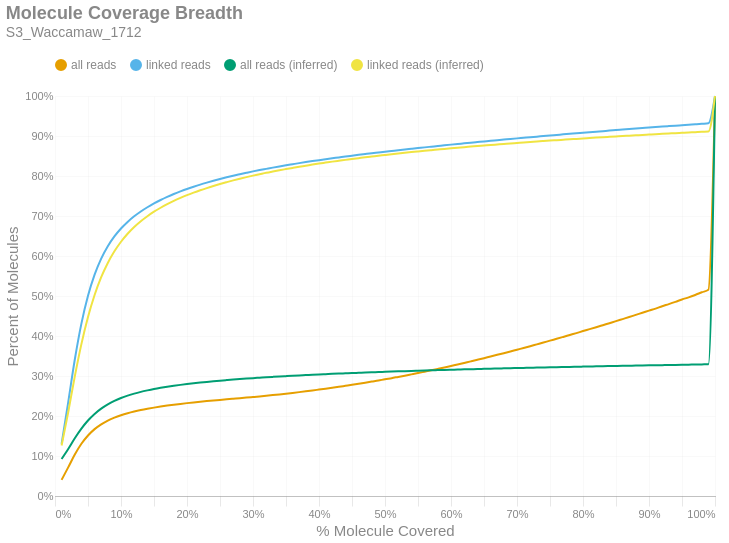

Here is the notebook cell this chart was saved with:
### Markdown cell above
### Molecule Read Coverage
This chart shows molecule coverage breadth as computed by the number of bases aligned to that molecule. In other words, "*how much of each unique long molecule is actually sequenced/aligned?*" Keep in mind there is a distinction between sequences and alignments, since some sequences belonging to a particular molecule may not align well and wouldn't appear in the alignment data. This chart also shows molecule coverage breadth as computed by the *inferred fragment* from which the aligned sequences originate. Unlike read coverage, this calculation takes into account the total insert size, including unsequenced gaps between the forward and reverse reads. Like the previous figures, these are cumulative percents.

### Code cell
if SKIPLR:
    print_html(f"Skipped")
else:
    binned_df = consolidated_hist(valids['coverage_bp'], mask, 0.01, True)
    binned_df_inf = consolidated_hist(valids['coverage_inserts'], mask, 0.01, True)
    binned_df = binned_df.with_columns(pl.lit(binned_df_inf['all reads (cumsum)']).alias('all reads (inferred)'))
    binned_df = binned_df.with_columns(pl.lit(binned_df_inf['linked reads (cumsum)']).alias('linked reads (inferred)'))
    binned_df = binned_df.with_columns(
        (pl.col('bin').cast(pl.Float64) + 0.01).alias('right_edge')
    )

    with SafeRender(binned_df):
        (
            density_plot(binned_df, 'Molecule Coverage Breadth', samplename, 'molcov', ['all reads (inferred)','linked reads (inferred)'])
            .encode(
                #x=alt.X('bin:Q', title="% Molecule Covered").axis(format = '%').scale(padding=0),
                x=alt.X('right_edge:Q', title="% Molecule Covered").axis(format='%').scale(padding=0),
                y=alt.Y('value:Q', title='Percent of Molecules')
                    .axis(format='%')
                    .stack(False)
                    .scale(domainMin=0, padding=0),
                color=alt.Color("key:N").scale(domain = ["all reads", "linked reads", "all reads (inferred)", "linked reads (inferred)"]),
                tooltip = [
                    alt.Tooltip("key:N", title = "Data Type"),
                    alt.Tooltip("range_label:N", title="% Molecule Covered"),
                    alt.Tooltip("value:Q", format = ".2%", title="% Molecules")
                ]
            )
        ).display()

### Figure 1 — Vega-Lite specification as saved in the notebook (floating-point values rounded to 4 significant figures)
{"width": "container", "height": 400, "config": {"title": {"anchor": "start", "dy": -15, "fontSize": 18, "color": "#888888", "subtitleColor": "#888888", "subtitleFontSize": 14}, "arc": {"fill": "#0072B2"}, "axis": {"domainColor": "#888888", "domainWidth": 0.5, "gridWidth": 0.2, "grid": false, "titleFontWeight": 400, "titleFontSize": 15, "labelFontSize": 11, "labelColor": "#888888", "tickColor": "#888888", "tickWidth": 0.2, "titleColor": "#888888"}, "axisBand": {"grid": false}, "axisX": {"grid": true, "tickSize": 10, "domainCap": "round"}, "axisY": {"domain": false, "grid": true, "tickSize": 0, "domainCap": "round"}, "background": "transparent", "header": {"labelFontSize": 15, "labelColor": "#888888", "titleFontSize": 15, "titleFontWeight": 600, "titleColor": "#888888"}, "legend": {"labelFont": "sans-serif", "labelFontSize": 12, "labelColor": "#888888", "symbolSize": 100, "symbolType": "circle", "titleFontSize": 12, "titlePadding": 10, "titleColor": "#888888", "title": null, "orient": "top"}, "range": {"category": ["#E69F00", "#56B4E9", "#009E73", "#F0E442", "#0072B2", "#D55E00", "#CC79A7", "#000000"], "diverging": ["#cfe8f3", "#a2d4ec", "#73bfe2", "#46abdb", "#1696d2", "#12719e"]}, "area": {"fill": "#0072B2", "fillOpacity": 0.7, "line": true, "strokeOpacity": 0.7}, "line": {"color": "#0072B2", "stroke": "#0072B2", "strokeWidth": 2}, "trail": {"color": "#0072B2", "stroke": "#0072B2", "strokeWidth": 0, "size": 1}, "point": {"filled": true, "fillOpacity": 1.0, "size": 95}, "text": {"color": "#888888", "fontSize": 11, "align": "right", "fontWeight": 400, "size": 11}, "bar": {"fill": "#0072B2", "stroke": null}, "view": {"stroke": null, "continuousWidth": 660, "continuousHeight": 400}}, "data": {"name": "data-d40dea309456361cb1f6ba3daa8571d0"}, "mark": {"type": "line", "interpolate": "monotone", "point": {"opacity": 0, "size": 275}}, "encoding": {"color": {"field": "key", "scale": {"domain": ["all reads", "linked reads", "all reads (inferred)", "linked reads (inferred)"]}, "type": "nominal"}, "tooltip": [{"field": "key", "title": "Data Type", "type": "nominal"}, {"field": "range_label", "title": "% Molecule Covered", "type": "nominal"}, {"field": "value", "format": ".2%", "title": "% Molecules", "type": "quantitative"}], "x": {"axis": {"format": "%"}, "field": "right_edge", "scale": {"padding": 0}, "title": "% Molecule Covered", "type": "quantitative"}, "y": {"axis": {"format": "%"}, "field": "value", "scale": {"domainMin": 0, "padding": 0}, "stack": false, "title": "Percent of Molecules", "type": "quantitative"}}, "params": [{"name": "param_c36ac31b6afebe62", "select": {"type": "point", "fields": ["key"]}, "bind": "legend"}], "title": {"text": "Molecule Coverage Breadth", "subtitle": "S3_Waccamaw_1712"}, "transform": [{"fold": ["all reads (cumsum)", "linked reads (cumsum)", "all reads (inferred)", "linked reads (inferred)"]}, {"calculate": "replace(datum.key, ' (cumsum)', '')", "as": "key"}, {"filter": {"param": "param_c36ac31b6afebe62"}}], "usermeta": {"embedOptions": {"downloadFileName": "S3_Waccamaw_1712.molcov"}}, "$schema": "https://vega.github.io/schema/vega-lite/v6.1.0.json", "datasets": {"data-d40dea309456361cb1f6ba3daa8571d0": [{"bin": "0.0", "interval": "0.0-0.01", "all reads": 0.04034, "linked reads": 0.1302, "all reads (cumsum)": 0.04034, "linked reads (cumsum)": 0.1302, "range_label": "0.0-0.01", "all reads (inferred)": 0.09246, "linked reads (inferred)": 0.1263, "right_edge": 0.01}, {"bin": "0.01", "interval": "0.01-0.02", "all reads": 0.03129, "linked reads": 0.1039, "all reads (cumsum)": 0.07163, "linked reads (cumsum)": 0.2342, "range_label": "0.01-0.02", "all reads (inferred)": 0.1175, "linked reads (inferred)": 0.2093, "right_edge": 0.02}, {"bin": "0.02", "interval": "0.02-0.03", "all reads": 0.03206, "linked reads": 0.107, "all reads (cumsum)": 0.1037, "linked reads (cumsum)": 0.3412, "range_label": "0.02-0.03", "all reads (inferred)": 0.1444, "linked reads (inferred)": 0.2991, "right_edge": 0.03}, {"bin": "0.03", "interval": "0.03-0.04", "all reads": 0.02686, "linked reads": 0.08977, "all reads (cumsum)": 0.1306, "linked reads (cumsum)": 0.4309, "range_label": "0.03-0.04", "all reads (inferred)": 0.1684, "linked reads (inferred)": 0.3797, "right_edge": 0.04}, {"bin": "0.04", "interval": "0.04-0.05", "all reads": 0.02079, "linked reads": 0.06946, "all reads (cumsum)": 0.1513, "linked reads (cumsum)": 0.5004, "range_label": "0.04-0.05", "all reads (inferred)": 0.1887, "linked reads (inferred)": 0.4477, "right_edge": 0.05}, {"bin": "0.05", "interval": "0.05-0.06", "all reads": 0.01587, "linked reads": 0.05291, "all reads (cumsum)": 0.1672, "linked reads (cumsum)": 0.5533, "range_label": "0.05-0.06", "all reads (inferred)": 0.2052, "linked reads (inferred)": 0.5026, "right_edge": 0.06}, {"bin": "0.06", "interval": "0.06-0.07", "all reads": 0.01206, "linked reads": 0.04018, "all reads (cumsum)": 0.1793, "linked reads (cumsum)": 0.5935, "range_label": "0.06-0.07", "all reads (inferred)": 0.2184, "linked reads (inferred)": 0.5469, "right_edge": 0.07}, {"bin": "0.07", "interval": "0.07-0.08", "all reads": 0.009307, "linked reads": 0.03095, "all reads (cumsum)": 0.1886, "linked reads (cumsum)": 0.6244, "range_label": "0.07-0.08", "all reads (inferred)": 0.2291, "linked reads (inferred)": 0.5826, "right_edge": 0.08}, {"bin": "0.08", "interval": "0.08-0.09", "all reads": 0.007381, "linked reads": 0.02452, "all reads (cumsum)": 0.196, "linked reads (cumsum)": 0.6489, "range_label": "0.08-0.09", "all reads (inferred)": 0.2378, "linked reads (inferred)": 0.6117, "right_edge": 0.09}, {"bin": "0.09", "interval": "0.09-0.1", "all reads": 0.005986, "linked reads": 0.01984, "all reads (cumsum)": 0.2019, "linked reads (cumsum)": 0.6688, "range_label": "0.09-0.1", "all reads (inferred)": 0.2449, "linked reads (inferred)": 0.6356, "right_edge": 0.1}, {"bin": "0.1", "interval": "0.1-0.11", "all reads": 0.004987, "linked reads": 0.01645, "all reads (cumsum)": 0.2069, "linked reads (cumsum)": 0.6852, "range_label": "0.1-0.11", "all reads (inferred)": 0.2509, "linked reads (inferred)": 0.6556, "right_edge": 0.11}, {"bin": "0.11", "interval": "0.11-0.12", "all reads": 0.00423, "linked reads": 0.01393, "all reads (cumsum)": 0.2112, "linked reads (cumsum)": 0.6992, "range_label": "0.11-0.12", "all reads (inferred)": 0.256, "linked reads (inferred)": 0.6727, "right_edge": 0.12}, {"bin": "0.12", "interval": "0.12-0.13", "all reads": 0.003666, "linked reads": 0.01208, "all reads (cumsum)": 0.2148, "linked reads (cumsum)": 0.7113, "range_label": "0.12-0.13", "all reads (inferred)": 0.2603, "linked reads (inferred)": 0.6871, "right_edge": 0.13}, {"bin": "0.13", "interval": "0.13-0.14", "all reads": 0.003225, "linked reads": 0.01059, "all reads (cumsum)": 0.2181, "linked reads (cumsum)": 0.7219, "range_label": "0.13-0.14", "all reads (inferred)": 0.2641, "linked reads (inferred)": 0.6995, "right_edge": 0.14}, {"bin": "0.14", "interval": "0.14-0.15", "all reads": 0.002924, "linked reads": 0.009566, "all reads (cumsum)": 0.221, "linked reads (cumsum)": 0.7314, "range_label": "0.14-0.15", "all reads (inferred)": 0.2674, "linked reads (inferred)": 0.7107, "right_edge": 0.15}, {"bin": "0.15", "interval": "0.15-0.16", "all reads": 0.002632, "linked reads": 0.008591, "all reads (cumsum)": 0.2236, "linked reads (cumsum)": 0.74, "range_label": "0.15-0.16", "all reads (inferred)": 0.2704, "linked reads (inferred)": 0.7206, "right_edge": 0.16}, {"bin": "0.16", "interval": "0.16-0.17", "all reads": 0.002403, "linked reads": 0.007788, "all reads (cumsum)": 0.226, "linked reads (cumsum)": 0.7478, "range_label": "0.16-0.17", "all reads (inferred)": 0.2731, "linked reads (inferred)": 0.7296, "right_edge": 0.17}, {"bin": "0.17", "interval": "0.17-0.18", "all reads": 0.002223, "linked reads": 0.007165, "all reads (cumsum)": 0.2282, "linked reads (cumsum)": 0.755, "range_label": "0.17-0.18", "all reads (inferred)": 0.2756, "linked reads (inferred)": 0.7377, "right_edge": 0.18}, {"bin": "0.18", "interval": "0.18-0.19", "all reads": 0.002039, "linked reads": 0.006531, "all reads (cumsum)": 0.2303, "linked reads (cumsum)": 0.7615, "range_label": "0.18-0.19", "all reads (inferred)": 0.2778, "linked reads (inferred)": 0.7451, "right_edge": 0.19}, {"bin": "0.19", "interval": "0.19-0.2", "all reads": 0.001929, "linked reads": 0.006133, "all reads (cumsum)": 0.2322, "linked reads (cumsum)": 0.7676, "range_label": "0.19-0.2", "all reads (inferred)": 0.2799, "linked reads (inferred)": 0.752, "right_edge": 0.2}, {"bin": "0.2", "interval": "0.2-0.21", "all reads": 0.001775, "linked reads": 0.005596, "all reads (cumsum)": 0.234, "linked reads (cumsum)": 0.7732, "range_label": "0.2-0.21", "all reads (inferred)": 0.2818, "linked reads (inferred)": 0.7583, "right_edge": 0.21}, {"bin": "0.21", "interval": "0.21-0.22", "all reads": 0.001695, "linked reads": 0.005291, "all reads (cumsum)": 0.2357, "linked reads (cumsum)": 0.7785, "range_label": "0.21-0.22", "all reads (inferred)": 0.2836, "linked reads (inferred)": 0.7642, "right_edge": 0.22}, {"bin": "0.22", "interval": "0.22-0.23", "all reads": 0.001604, "linked reads": 0.004946, "all reads (cumsum)": 0.2373, "linked reads (cumsum)": 0.7835, "range_label": "0.22-0.23", "all reads (inferred)": 0.2852, "linked reads (inferred)": 0.7698, "right_edge": 0.23}, {"bin": "0.23", "interval": "0.23-0.24", "all reads": 0.00154, "linked reads": 0.004705, "all reads (cumsum)": 0.2388, "linked reads (cumsum)": 0.7882, "range_label": "0.23-0.24", "all reads (inferred)": 0.2868, "linked reads (inferred)": 0.775, "right_edge": 0.24}, {"bin": "0.24", "interval": "0.24-0.25", "all reads": 0.001473, "linked reads": 0.004416, "all reads (cumsum)": 0.2403, "linked reads (cumsum)": 0.7926, "range_label": "0.24-0.25", "all reads (inferred)": 0.2883, "linked reads (inferred)": 0.7799, "right_edge": 0.25}, {"bin": "0.25", "interval": "0.25-0.26", "all reads": 0.001432, "linked reads": 0.004201, "all reads (cumsum)": 0.2417, "linked reads (cumsum)": 0.7968, "range_label": "0.25-0.26", "all reads (inferred)": 0.2897, "linked reads (inferred)": 0.7846, "right_edge": 0.26}, {"bin": "0.26", "interval": "0.26-0.27", "all reads": 0.001399, "linked reads": 0.003969, "all reads (cumsum)": 0.2431, "linked reads (cumsum)": 0.8007, "range_label": "0.26-0.27", "all reads (inferred)": 0.2911, "linked reads (inferred)": 0.789, "right_edge": 0.27}, {"bin": "0.27", "interval": "0.27-0.28", "all reads": 0.001388, "linked reads": 0.003672, "all reads (cumsum)": 0.2445, "linked reads (cumsum)": 0.8044, "range_label": "0.27-0.28", "all reads (inferred)": 0.2923, "linked reads (inferred)": 0.7932, "right_edge": 0.28}, {"bin": "0.28", "interval": "0.28-0.29", "all reads": 0.001447, "linked reads": 0.003595, "all reads (cumsum)": 0.246, "linked reads (cumsum)": 0.808, "range_label": "0.28-0.29", "all reads (inferred)": 0.2935, "linked reads (inferred)": 0.7972, "right_edge": 0.29}, {"bin": "0.29", "interval": "0.29-0.3", "all reads": 0.001527, "linked reads": 0.003499, "all reads (cumsum)": 0.2475, "linked reads (cumsum)": 0.8115, "range_label": "0.29-0.3", "all reads (inferred)": 0.2947, "linked reads (inferred)": 0.8009, "right_edge": 0.3}, {"bin": "0.3", "interval": "0.3-0.31", "all reads": 0.001541, "linked reads": 0.003275, "all reads (cumsum)": 0.249, "linked reads (cumsum)": 0.8148, "range_label": "0.3-0.31", "all reads (inferred)": 0.2957, "linked reads (inferred)": 0.8045, "right_edge": 0.31}, {"bin": "0.31", "interval": "0.31-0.32", "all reads": 0.001588, "linked reads": 0.003064, "all reads (cumsum)": 0.2506, "linked reads (cumsum)": 0.8179, "range_label": "0.31-0.32", "all reads (inferred)": 0.2968, "linked reads (inferred)": 0.808, "right_edge": 0.32}, {"bin": "0.32", "interval": "0.32-0.33", "all reads": 0.001681, "linked reads": 0.003057, "all reads (cumsum)": 0.2523, "linked reads (cumsum)": 0.8209, "range_label": "0.32-0.33", "all reads (inferred)": 0.2978, "linked reads (inferred)": 0.8113, "right_edge": 0.33}, {"bin": "0.33", "interval": "0.33-0.34", "all reads": 0.001752, "linked reads": 0.00296, "all reads (cumsum)": 0.254, "linked reads (cumsum)": 0.8239, "range_label": "0.33-0.34", "all reads (inferred)": 0.2988, "linked reads (inferred)": 0.8144, "right_edge": 0.34}, {"bin": "0.34", "interval": "0.34-0.35", "all reads": 0.001815, "linked reads": 0.002831, "all reads (cumsum)": 0.2559, "linked reads (cumsum)": 0.8267, "range_label": "0.34-0.35", "all reads (inferred)": 0.2997, "linked reads (inferred)": 0.8173, "right_edge": 0.35}, {"bin": "0.35", "interval": "0.35-0.36", "all reads": 0.001866, "linked reads": 0.002738, "all reads (cumsum)": 0.2577, "linked reads (cumsum)": 0.8294, "range_label": "0.35-0.36", "all reads (inferred)": 0.3005, "linked reads (inferred)": 0.8202, "right_edge": 0.36}, {"bin": "0.36", "interval": "0.36-0.37", "all reads": 0.001967, "linked reads": 0.002733, "all reads (cumsum)": 0.2597, "linked reads (cumsum)": 0.8322, "range_label": "0.36-0.37", "all reads (inferred)": 0.3014, "linked reads (inferred)": 0.823, "right_edge": 0.37}, {"bin": "0.37", "interval": "0.37-0.38", "all reads": 0.002032, "linked reads": 0.002582, "all reads (cumsum)": 0.2617, "linked reads (cumsum)": 0.8348, "range_label": "0.37-0.38", "all reads (inferred)": 0.3022, "linked reads (inferred)": 0.8257, "right_edge": 0.38}, {"bin": "0.38", "interval": "0.38-0.39", "all reads": 0.002107, "linked reads": 0.002489, "all reads (cumsum)": 0.2638, "linked reads (cumsum)": 0.8372, "range_label": "0.38-0.39", "all reads (inferred)": 0.3031, "linked reads (inferred)": 0.8285, "right_edge": 0.39}, {"bin": "0.39", "interval": "0.39-0.4", "all reads": 0.0022, "linked reads": 0.002414, "all reads (cumsum)": 0.266, "linked reads (cumsum)": 0.8397, "range_label": "0.39-0.4", "all reads (inferred)": 0.3039, "linked reads (inferred)": 0.8311, "right_edge": 0.4}, {"bin": "0.4", "interval": "0.4-0.41", "all reads": 0.002201, "linked reads": 0.002318, "all reads (cumsum)": 0.2682, "linked reads (cumsum)": 0.842, "range_label": "0.4-0.41", "all reads (inferred)": 0.3046, "linked reads (inferred)": 0.8335, "right_edge": 0.41}, {"bin": "0.41", "interval": "0.41-0.42", "all reads": 0.002296, "linked reads": 0.002272, "all reads (cumsum)": 0.2705, "linked reads (cumsum)": 0.8442, "range_label": "0.41-0.42", "all reads (inferred)": 0.3053, "linked reads (inferred)": 0.8359, "right_edge": 0.42}, {"bin": "0.42", "interval": "0.42-0.43", "all reads": 0.002415, "linked reads": 0.002204, "all reads (cumsum)": 0.2729, "linked reads (cumsum)": 0.8465, "range_label": "0.42-0.43", "all reads (inferred)": 0.306, "linked reads (inferred)": 0.8382, "right_edge": 0.43}, {"bin": "0.43", "interval": "0.43-0.44", "all reads": 0.002508, "linked reads": 0.002261, "all reads (cumsum)": 0.2755, "linked reads (cumsum)": 0.8487, "range_label": "0.43-0.44", "all reads (inferred)": 0.3067, "linked reads (inferred)": 0.8403, "right_edge": 0.44}, {"bin": "0.44", "interval": "0.44-0.45", "all reads": 0.002509, "linked reads": 0.002109, "all reads (cumsum)": 0.278, "linked reads (cumsum)": 0.8508, "range_label": "0.44-0.45", "all reads (inferred)": 0.3074, "linked reads (inferred)": 0.8425, "right_edge": 0.45}, {"bin": "0.45", "interval": "0.45-0.46", "all reads": 0.002609, "linked reads": 0.002085, "all reads (cumsum)": 0.2806, "linked reads (cumsum)": 0.8529, "range_label": "0.45-0.46", "all reads (inferred)": 0.308, "linked reads (inferred)": 0.8446, "right_edge": 0.46}, {"bin": "0.46", "interval": "0.46-0.47", "all reads": 0.002633, "linked reads": 0.00198, "all reads (cumsum)": 0.2832, "linked reads (cumsum)": 0.8549, "range_label": "0.46-0.47", "all reads (inferred)": 0.3087, "linked reads (inferred)": 0.8467, "right_edge": 0.47}, {"bin": "0.47", "interval": "0.47-0.48", "all reads": 0.002791, "linked reads": 0.001971, "all reads (cumsum)": 0.286, "linked reads (cumsum)": 0.8569, "range_label": "0.47-0.48", "all reads (inferred)": 0.3093, "linked reads (inferred)": 0.8486, "right_edge": 0.48}, {"bin": "0.48", "interval": "0.48-0.49", "all reads": 0.002754, "linked reads": 0.001935, "all reads (cumsum)": 0.2887, "linked reads (cumsum)": 0.8588, "range_label": "0.48-0.49", "all reads (inferred)": 0.3098, "linked reads (inferred)": 0.8505, "right_edge": 0.49}, {"bin": "0.49", "interval": "0.49-0.5", "all reads": 0.003126, "linked reads": 0.001948, "all reads (cumsum)": 0.2919, "linked reads (cumsum)": 0.8607, "range_label": "0.49-0.5", "all reads (inferred)": 0.3104, "linked reads (inferred)": 0.8525, "right_edge": 0.5}, {"bin": "0.5", "interval": "0.5-0.51", "all reads": 0.002767, "linked reads": 0.001857, "all reads (cumsum)": 0.2946, "linked reads (cumsum)": 0.8626, "range_label": "0.5-0.51", "all reads (inferred)": 0.311, "linked reads (inferred)": 0.8544, "right_edge": 0.51}, {"bin": "0.51", "interval": "0.51-0.52", "all reads": 0.003122, "linked reads": 0.001873, "all reads (cumsum)": 0.2978, "linked reads (cumsum)": 0.8645, "range_label": "0.51-0.52", "all reads (inferred)": 0.3116, "linked reads (inferred)": 0.8562, "right_edge": 0.52}, {"bin": "0.52", "interval": "0.52-0.53", "all reads": 0.003087, "linked reads": 0.001799, "all reads (cumsum)": 0.3008, "linked reads (cumsum)": 0.8663, "range_label": "0.52-0.53", "all reads (inferred)": 0.3122, "linked reads (inferred)": 0.858, "right_edge": 0.53}, {"bin": "0.53", "interval": "0.53-0.54", "all reads": 0.003236, "linked reads": 0.001753, "all reads (cumsum)": 0.3041, "linked reads (cumsum)": 0.868, "range_label": "0.53-0.54", "all reads (inferred)": 0.3127, "linked reads (inferred)": 0.8597, "right_edge": 0.54}, {"bin": "0.54", "interval": "0.54-0.55", "all reads": 0.003261, "linked reads": 0.001765, "all reads (cumsum)": 0.3073, "linked reads (cumsum)": 0.8698, "range_label": "0.54-0.55", "all reads (inferred)": 0.3132, "linked reads (inferred)": 0.8614, "right_edge": 0.55}, {"bin": "0.55", "interval": "0.55-0.56", "all reads": 0.003422, "linked reads": 0.001788, "all reads (cumsum)": 0.3108, "linked reads (cumsum)": 0.8716, "range_label": "0.55-0.56", "all reads (inferred)": 0.3137, "linked reads (inferred)": 0.863, "right_edge": 0.56}, {"bin": "0.56", "interval": "0.56-0.57", "all reads": 0.003434, "linked reads": 0.00172, "all reads (cumsum)": 0.3142, "linked reads (cumsum)": 0.8733, "range_label": "0.56-0.57", "all reads (inferred)": 0.3142, "linked reads (inferred)": 0.8646, "right_edge": 0.57}, {"bin": "0.57", "interval": "0.57-0.58", "all reads": 0.003522, "linked reads": 0.001714, "all reads (cumsum)": 0.3177, "linked reads (cumsum)": 0.875, "range_label": "0.57-0.58", "all reads (inferred)": 0.3147, "linked reads (inferred)": 0.8662, "right_edge": 0.58}, {"bin": "0.58", "interval": "0.58-0.59", "all reads": 0.003603, "linked reads": 0.001728, "all reads (cumsum)": 0.3213, "linked reads (cumsum)": 0.8767, "range_label": "0.58-0.59", "all reads (inferred)": 0.3152, "linked reads (inferred)": 0.8678, "right_edge": 0.59}, {"bin": "0.59", "interval": "0.59-0.6", "all reads": 0.003791, "linked reads": 0.001704, "all reads (cumsum)": 0.3251, "linked reads (cumsum)": 0.8784, "range_label": "0.59-0.6", "all reads (inferred)": 0.3157, "linked reads (inferred)": 0.8692, "right_edge": 0.6}, {"bin": "0.6", "interval": "0.6-0.61", "all reads": 0.003646, "linked reads": 0.001654, "all reads (cumsum)": 0.3288, "linked reads (cumsum)": 0.8801, "range_label": "0.6-0.61", "all reads (inferred)": 0.3161, "linked reads (inferred)": 0.8706, "right_edge": 0.61}, {"bin": "0.61", "interval": "0.61-0.62", "all reads": 0.003912, "linked reads": 0.001596, "all reads (cumsum)": 0.3327, "linked reads (cumsum)": 0.8817, "range_label": "0.61-0.62", "all reads (inferred)": 0.3166, "linked reads (inferred)": 0.8721, "right_edge": 0.62}, {"bin": "0.62", "interval": "0.62-0.63", "all reads": 0.003891, "linked reads": 0.001639, "all reads (cumsum)": 0.3366, "linked reads (cumsum)": 0.8833, "range_label": "0.62-0.63", "all reads (inferred)": 0.317, "linked reads (inferred)": 0.8735, "right_edge": 0.63}, {"bin": "0.63", "interval": "0.63-0.64", "all reads": 0.003935, "linked reads": 0.00158, "all reads (cumsum)": 0.3405, "linked reads (cumsum)": 0.8849, "range_label": "0.63-0.64", "all reads (inferred)": 0.3174, "linked reads (inferred)": 0.8748, "right_edge": 0.64}, {"bin": "0.64", "interval": "0.64-0.65", "all reads": 0.004036, "linked reads": 0.001574, "all reads (cumsum)": 0.3445, "linked reads (cumsum)": 0.8865, "range_label": "0.64-0.65", "all reads (inferred)": 0.3179, "linked reads (inferred)": 0.8762, "right_edge": 0.65}, {"bin": "0.65", "interval": "0.65-0.66", "all reads": 0.004302, "linked reads": 0.00163, "all reads (cumsum)": 0.3488, "linked reads (cumsum)": 0.8881, "range_label": "0.65-0.66", "all reads (inferred)": 0.3183, "linked reads (inferred)": 0.8775, "right_edge": 0.66}, {"bin": "0.66", "interval": "0.66-0.67", "all reads": 0.004078, "linked reads": 0.001426, "all reads (cumsum)": 0.3529, "linked reads (cumsum)": 0.8895, "range_label": "0.66-0.67", "all reads (inferred)": 0.3187, "linked reads (inferred)": 0.8788, "right_edge": 0.67}, {"bin": "0.67", "interval": "0.67-0.68", "all reads": 0.004175, "linked reads": 0.001505, "all reads (cumsum)": 0.3571, "linked reads (cumsum)": 0.891, "range_label": "0.67-0.68", "all reads (inferred)": 0.3191, "linked reads (inferred)": 0.8801, "right_edge": 0.68}, {"bin": "0.68", "interval": "0.68-0.69", "all reads": 0.004261, "linked reads": 0.001518, "all reads (cumsum)": 0.3614, "linked reads (cumsum)": 0.8926, "range_label": "0.68-0.69", "all reads (inferred)": 0.3195, "linked reads (inferred)": 0.8813, "right_edge": 0.69}, {"bin": "0.69", "interval": "0.69-0.7", "all reads": 0.004408, "linked reads": 0.001498, "all reads (cumsum)": 0.3658, "linked reads (cumsum)": 0.8941, "range_label": "0.69-0.7", "all reads (inferred)": 0.3199, "linked reads (inferred)": 0.8826, "right_edge": 0.7}, {"bin": "0.7", "interval": "0.7-0.71", "all reads": 0.004302, "linked reads": 0.001473, "all reads (cumsum)": 0.3701, "linked reads (cumsum)": 0.8955, "range_label": "0.7-0.71", "all reads (inferred)": 0.3203, "linked reads (inferred)": 0.8838, "right_edge": 0.71}, {"bin": "0.71", "interval": "0.71-0.72", "all reads": 0.004422, "linked reads": 0.001484, "all reads (cumsum)": 0.3745, "linked reads (cumsum)": 0.897, "range_label": "0.71-0.72", "all reads (inferred)": 0.3206, "linked reads (inferred)": 0.885, "right_edge": 0.72}, {"bin": "0.72", "interval": "0.72-0.73", "all reads": 0.004557, "linked reads": 0.00141, "all reads (cumsum)": 0.379, "linked reads (cumsum)": 0.8984, "range_label": "0.72-0.73", "all reads (inferred)": 0.321, "linked reads (inferred)": 0.8862, "right_edge": 0.73}, {"bin": "0.73", "interval": "0.73-0.74", "all reads": 0.004538, "linked reads": 0.001496, "all reads (cumsum)": 0.3836, "linked reads (cumsum)": 0.8999, "range_label": "0.73-0.74", "all reads (inferred)": 0.3214, "linked reads (inferred)": 0.8873, "right_edge": 0.74}, {"bin": "0.74", "interval": "0.74-0.75", "all reads": 0.004829, "linked reads": 0.001439, "all reads (cumsum)": 0.3884, "linked reads (cumsum)": 0.9014, "range_label": "0.74-0.75", "all reads (inferred)": 0.3217, "linked reads (inferred)": 0.8885, "right_edge": 0.75}, {"bin": "0.75", "interval": "0.75-0.76", "all reads": 0.004525, "linked reads": 0.001369, "all reads (cumsum)": 0.3929, "linked reads (cumsum)": 0.9027, "range_label": "0.75-0.76", "all reads (inferred)": 0.3221, "linked reads (inferred)": 0.8895, "right_edge": 0.76}, {"bin": "0.76", "interval": "0.76-0.77", "all reads": 0.00473, "linked reads": 0.001405, "all reads (cumsum)": 0.3977, "linked reads (cumsum)": 0.9041, "range_label": "0.76-0.77", "all reads (inferred)": 0.3224, "linked reads (inferred)": 0.8906, "right_edge": 0.77}, {"bin": "0.77", "interval": "0.77-0.78", "all reads": 0.00481, "linked reads": 0.001358, "all reads (cumsum)": 0.4025, "linked reads (cumsum)": 0.9055, "range_label": "0.77-0.78", "all reads (inferred)": 0.3228, "linked reads (inferred)": 0.8917, "right_edge": 0.78}, {"bin": "0.78", "interval": "0.78-0.79", "all reads": 0.004782, "linked reads": 0.001312, "all reads (cumsum)": 0.4073, "linked reads (cumsum)": 0.9068, "range_label": "0.78-0.79", "all reads (inferred)": 0.3231, "linked reads (inferred)": 0.8928, "right_edge": 0.79}, {"bin": "0.79", "interval": "0.79-0.8", "all reads": 0.005079, "linked reads": 0.001389, "all reads (cumsum)": 0.4123, "linked reads (cumsum)": 0.9082, "range_label": "0.79-0.8", "all reads (inferred)": 0.3235, "linked reads (inferred)": 0.8939, "right_edge": 0.8}, {"bin": "0.8", "interval": "0.8-0.81", "all reads": 0.004766, "linked reads": 0.001338, "all reads (cumsum)": 0.4171, "linked reads (cumsum)": 0.9095, "range_label": "0.8-0.81", "all reads (inferred)": 0.3238, "linked reads (inferred)": 0.8949, "right_edge": 0.81}, {"bin": "0.81", "interval": "0.81-0.82", "all reads": 0.004919, "linked reads": 0.001322, "all reads (cumsum)": 0.422, "linked reads (cumsum)": 0.9109, "range_label": "0.81-0.82", "all reads (inferred)": 0.3241, "linked reads (inferred)": 0.896, "right_edge": 0.82}, {"bin": "0.82", "interval": "0.82-0.83", "all reads": 0.005018, "linked reads": 0.001296, "all reads (cumsum)": 0.427, "linked reads (cumsum)": 0.9122, "range_label": "0.82-0.83", "all reads (inferred)": 0.3245, "linked reads (inferred)": 0.897, "right_edge": 0.83}, {"bin": "0.83", "interval": "0.83-0.84", "all reads": 0.005027, "linked reads": 0.001358, "all reads (cumsum)": 0.4321, "linked reads (cumsum)": 0.9135, "range_label": "0.83-0.84", "all reads (inferred)": 0.3248, "linked reads (inferred)": 0.898, "right_edge": 0.84}, {"bin": "0.84", "interval": "0.84-0.85", "all reads": 0.005012, "linked reads": 0.001221, "all reads (cumsum)": 0.4371, "linked reads (cumsum)": 0.9147, "range_label": "0.84-0.85", "all reads (inferred)": 0.3251, "linked reads (inferred)": 0.8989, "right_edge": 0.85}, {"bin": "0.85", "interval": "0.85-0.86", "all reads": 0.005162, "linked reads": 0.0013, "all reads (cumsum)": 0.4422, "linked reads (cumsum)": 0.916, "range_label": "0.85-0.86", "all reads (inferred)": 0.3254, "linked reads (inferred)": 0.8999, "right_edge": 0.86}, {"bin": "0.86", "interval": "0.86-0.87", "all reads": 0.005159, "linked reads": 0.00128, "all reads (cumsum)": 0.4474, "linked reads (cumsum)": 0.9173, "range_label": "0.86-0.87", "all reads (inferred)": 0.3257, "linked reads (inferred)": 0.9008, "right_edge": 0.87}, {"bin": "0.87", "interval": "0.87-0.88", "all reads": 0.005361, "linked reads": 0.001254, "all reads (cumsum)": 0.4528, "linked reads (cumsum)": 0.9186, "range_label": "0.87-0.88", "all reads (inferred)": 0.326, "linked reads (inferred)": 0.9017, "right_edge": 0.88}, {"bin": "0.88", "interval": "0.88-0.89", "all reads": 0.005241, "linked reads": 0.001227, "all reads (cumsum)": 0.458, "linked reads (cumsum)": 0.9198, "range_label": "0.88-0.89", "all reads (inferred)": 0.3263, "linked reads (inferred)": 0.9027, "right_edge": 0.89}, {"bin": "0.89", "interval": "0.89-0.9", "all reads": 0.005416, "linked reads": 0.001251, "all reads (cumsum)": 0.4634, "linked reads (cumsum)": 0.921, "range_label": "0.89-0.9", "all reads (inferred)": 0.3266, "linked reads (inferred)": 0.9036, "right_edge": 0.9}, {"bin": "0.9", "interval": "0.9-0.91", "all reads": 0.005138, "linked reads": 0.001184, "all reads (cumsum)": 0.4686, "linked reads (cumsum)": 0.9222, "range_label": "0.9-0.91", "all reads (inferred)": 0.3269, "linked reads (inferred)": 0.9045, "right_edge": 0.91}, {"bin": "0.91", "interval": "0.91-0.92", "all reads": 0.005918, "linked reads": 0.001273, "all reads (cumsum)": 0.4745, "linked reads (cumsum)": 0.9235, "range_label": "0.91-0.92", "all reads (inferred)": 0.3272, "linked reads (inferred)": 0.9053, "right_edge": 0.92}, {"bin": "0.92", "interval": "0.92-0.93", "all reads": 0.005193, "linked reads": 0.001214, "all reads (cumsum)": 0.4797, "linked reads (cumsum)": 0.9247, "range_label": "0.92-0.93", "all reads (inferred)": 0.3275, "linked reads (inferred)": 0.9062, "right_edge": 0.93}, {"bin": "0.93", "interval": "0.93-0.94", "all reads": 0.005621, "linked reads": 0.001188, "all reads (cumsum)": 0.4853, "linked reads (cumsum)": 0.9259, "range_label": "0.93-0.94", "all reads (inferred)": 0.3278, "linked reads (inferred)": 0.9071, "right_edge": 0.94}, {"bin": "0.94", "interval": "0.94-0.95", "all reads": 0.006117, "linked reads": 0.001125, "all reads (cumsum)": 0.4914, "linked reads (cumsum)": 0.927, "range_label": "0.94-0.95", "all reads (inferred)": 0.3281, "linked reads (inferred)": 0.908, "right_edge": 0.95}, {"bin": "0.95", "interval": "0.95-0.96", "all reads": 0.005218, "linked reads": 0.001141, "all reads (cumsum)": 0.4966, "linked reads (cumsum)": 0.9282, "range_label": "0.95-0.96", "all reads (inferred)": 0.3284, "linked reads (inferred)": 0.9088, "right_edge": 0.96}, {"bin": "0.96", "interval": "0.96-0.97", "all reads": 0.006011, "linked reads": 0.001131, "all reads (cumsum)": 0.5026, "linked reads (cumsum)": 0.9293, "range_label": "0.96-0.97", "all reads (inferred)": 0.3287, "linked reads (inferred)": 0.9097, "right_edge": 0.97}, {"bin": "0.97", "interval": "0.97-0.98", "all reads": 0.00663, "linked reads": 0.001145, "all reads (cumsum)": 0.5093, "linked reads (cumsum)": 0.9304, "range_label": "0.97-0.98", "all reads (inferred)": 0.329, "linked reads (inferred)": 0.9105, "right_edge": 0.98}, {"bin": "0.98", "interval": "0.98-0.99", "all reads": 0.006247, "linked reads": 0.00118, "all reads (cumsum)": 0.5155, "linked reads (cumsum)": 0.9316, "range_label": "0.98-0.99", "all reads (inferred)": 0.3294, "linked reads (inferred)": 0.9111, "right_edge": 0.99}, {"bin": "0.99", "interval": "0.99-1.0", "all reads": 0.4845, "linked reads": 0.06838, "all reads (cumsum)": 1.0, "linked reads (cumsum)": 1.0, "range_label": "0.99-1.0", "all reads (inferred)": 1.0, "linked reads (inferred)": 1.0, "right_edge": 1.0}]}}
